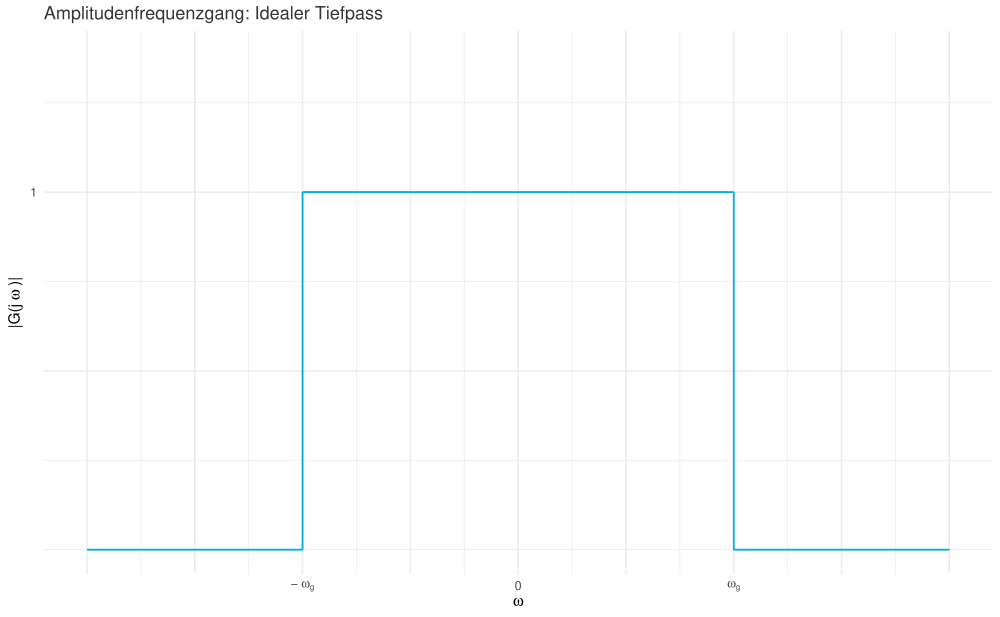

Write the R code that produced this figure.
library(ggplot2)

outputName <- "TP_ideal.pdf"
pdfWidth   <- 10
pdfHeight  <- pdfWidth * 0.618

xlimits <- c(-4,4)
ylimits <- c(0, 1.382)

xbreaks <- seq(-4,4,1)
xlabels <- c("","",bquote("-"~omega[g]),"",0,"",bquote(omega[g]),"","")

ybreaks <- c(0.5, 1)
ylabels <- c("","1")

hsBlue <- "#00b1db"

p <- ggplot(data.frame(x=c(0,2)), aes(x=x)) +
  theme_minimal() +
  
  theme(legend.position="none", plot.title = element_text(color = "gray21", size=1.382^8), plot.subtitle = element_text(color = "grey80", size=1.6180339887498948^5)) +
  ggtitle(bquote("Amplitudenfrequenzgang: Idealer Tiefpass")) +
  
  xlab(bquote(omega)) +
  ylab(bquote("|G(j" ~ omega ~ ")|")) +
  
  scale_x_continuous(limits = xlimits, breaks = xbreaks, labels=xlabels) +
  scale_y_continuous(limits = ylimits, breaks = ybreaks, labels=ylabels) +
  geom_segment( x = -2, y=0, xend=-2, yend=1, color=hsBlue ) +
  geom_segment( x = 2, y=0, xend=2, yend=1, color=hsBlue ) +
  geom_segment( x = 2, y=1, xend=-2, yend=1, color=hsBlue ) +
  geom_segment( x = -2, y=0, xend=-4, yend=0, color=hsBlue ) +
  geom_segment( x = 2, y=0, xend=4, yend=0, color=hsBlue )

pdf(outputName, pdfWidth, pdfHeight)
p
